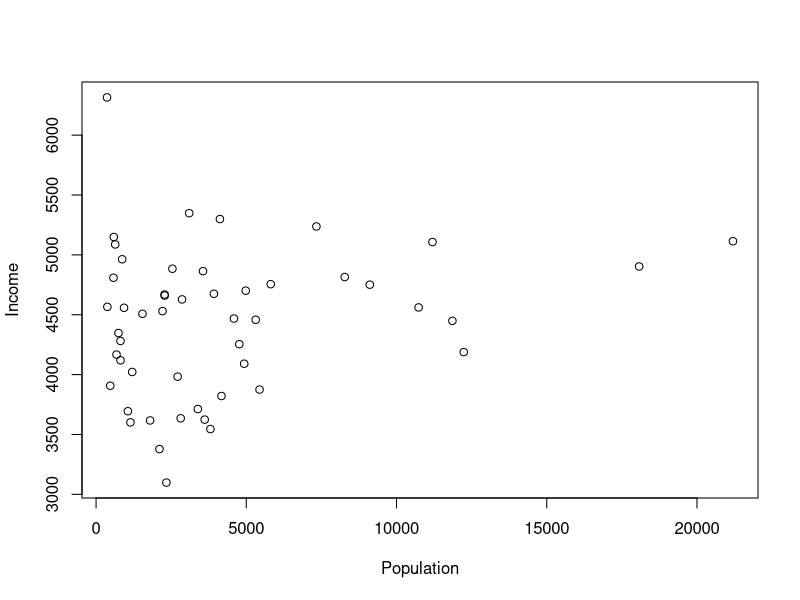
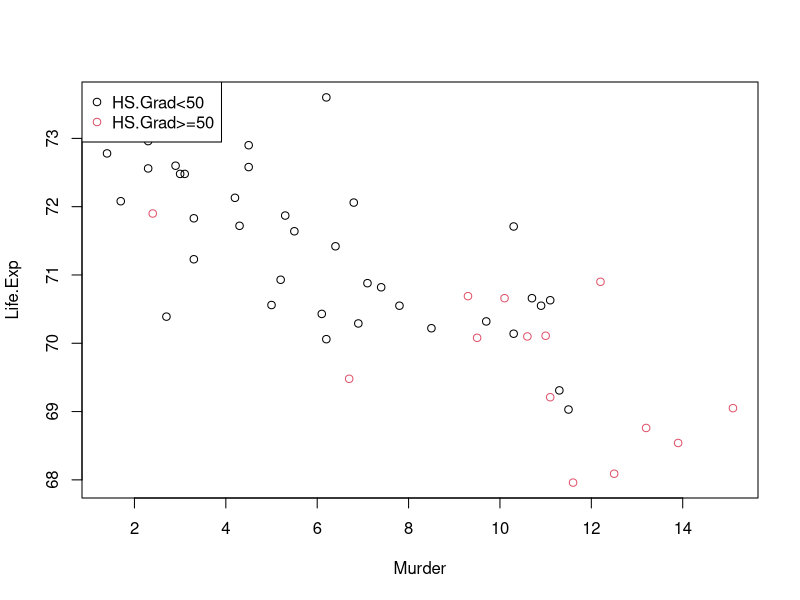
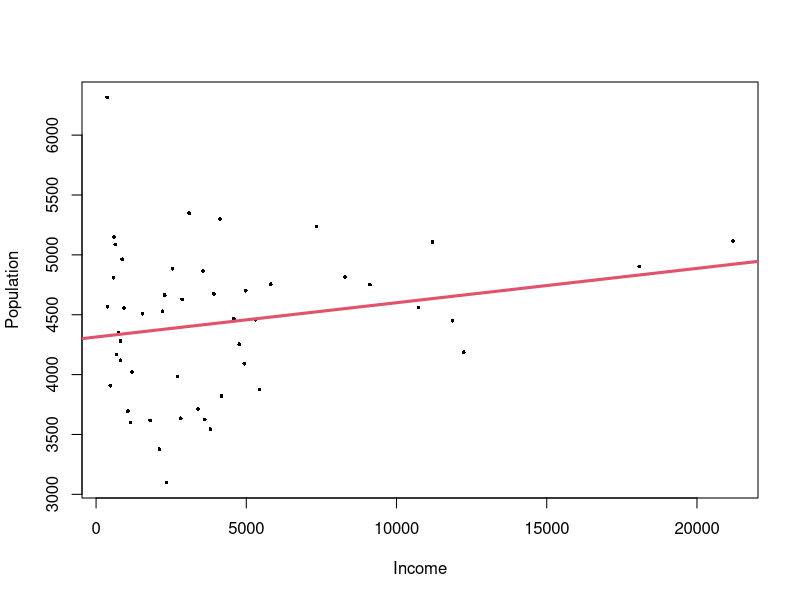

The R source for these figures, in order:
#(1) x 軸を Population，y 軸を Income とした散布図を州の名前を
#プロットする形で作成せよ
#(2) x 軸を Murder，y 軸を Life.Exp とした散布図を HS.grad が 50
#より小さいか否かで色分けしてプロットせよ
#(3) その他のことも色々と試し（やったことは R のスクリプトに
#書いておくこと）このデータからどんなことがわかるかを 2
#つ以上かけ．必要に応じて # でコメントも書くこと
#(2) のヒント：HS.Grad<50 で HS.grad が 50 より小さいか否かの
#真偽が確認できる
state <- read.csv("../Data/state77.csv", row.names = 1)
attach(state)
#(1)
plot(Population, Income)
#(2)
plot(Murder, Life.Exp, col=as.factor(HS.Grad<50), pch=1)
legend("topleft", legend=c("HS.Grad<50", "HS.Grad>=50"), pch=1, col=c
       (1,2))

#(3)
#次に回帰直線を授業内のやり方で書いてみる
x<-state$Population
y<-state$Income
beta.hat<-cov(x,y)/var(x)
alpha.hat<-mean(y)-beta.hat*mean(x)

beta.hat
alpha.hat

cor(x,y)

plot(x,y,xlab="Income",ylab="Population",pch=16,cex=0.5)
abline(alpha.hat,beta.hat,col=2,lwd=3)
alpha.hat+beta.hat
#このデータから回帰直線が分かる
#また相関係数からこのデータには相関があまりなくグラフからもわかる
